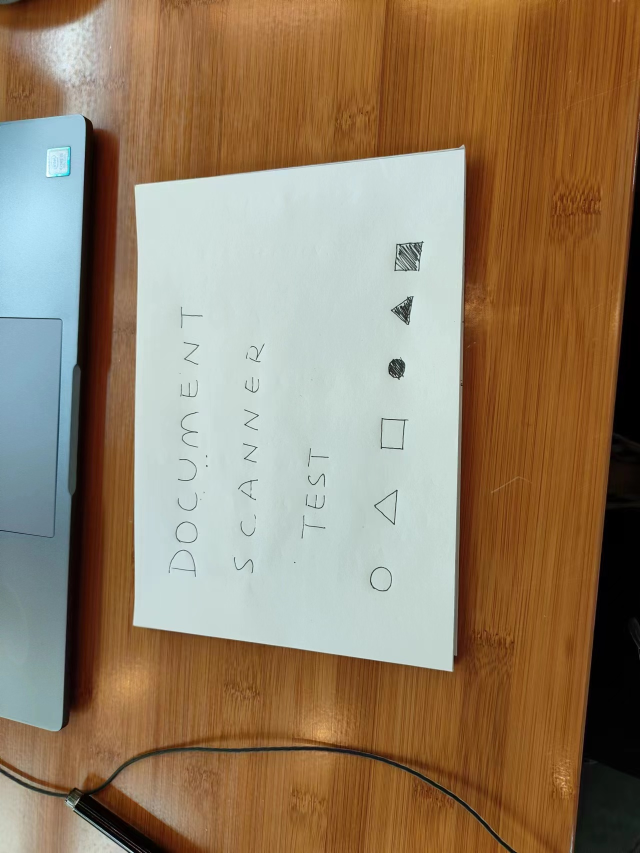
//> input picture Resources/3.jpg, 1280 x 1706 px (shown at 1/2 size)
$ ./main   (built with g++ and OpenCV 4)
//> lines starting //> are read from the running program, lines starting //| are printed output that depends on the picture; after the words box and inside, x2 and y2 are one past the last pixel; in counts of white or black regions, pixels touching at a corner belong together
#include <iostream>
#include <opencv2/imgcodecs.hpp>
#include <opencv2/imgproc.hpp>
#include <opencv2/highgui.hpp>


/* READ IMAGES */
cv::Mat img, imgResize, imgGray, imgBlur, imgCanny, imgThre, imgDil, imgWarp, imgCrop;
std::vector<cv::Point> initialPoints, docPoints;
float w = 3*200, h = 4*200;

cv::Mat static preProcessing(cv::Mat imgResize) {
	cv::Mat kernel = cv::getStructuringElement(cv::MORPH_RECT, cv::Size(3, 3));

	cv::cvtColor(imgResize, imgGray, cv::COLOR_BGR2GRAY);
	cv::GaussianBlur(imgGray, imgBlur, cv::Size(9, 9), 1, 0);
	cv::Canny(imgBlur, imgCanny, 50, 150);
	cv::dilate(imgCanny, imgDil, kernel);

	return imgDil;
}

static std::vector<cv::Point> getContours(cv::Mat imgDil) {
	std::vector<std::vector<cv::Point>> contours;
	std::vector<cv::Vec4i> hierarchy;

	findContours(imgDil, contours, hierarchy, cv::RETR_EXTERNAL, cv::CHAIN_APPROX_SIMPLE);
	std::vector<std::vector<cv::Point>> conPoly(contours.size());
	std::vector<cv::Rect> boundRect(contours.size());

	std::vector<cv::Point> biggestRect;
	int maxArea = 0;

	for (int i = 0; i < contours.size(); i++) {
		int area = cv::contourArea(contours[i]);
		//std::cout << area << std::endl;

		if (area > 5000) {
			float peri = cv::arcLength(contours[i], true);
			cv::approxPolyDP(contours[i], conPoly[i], 0.02 * peri, true);
			//cv::drawContours(imgResize, conPoly, i, cv::Scalar(255, 0, 255), 2);

		}

		if (area > maxArea && conPoly[i].size() == 4) {

			maxArea = area;
			biggestRect = { conPoly[i][0], conPoly[i][1], conPoly[i][2], conPoly[i][3] };
		}
	}
	return biggestRect;
}

static void drawPoints(std::vector<cv::Point> points, cv::Scalar color) {
	for (int i = 0; i < points.size(); i++) {
		cv::circle(imgResize, points[i], 10, color, cv::FILLED);
		cv::putText(imgResize, std::to_string(i), points[i], cv::FONT_HERSHEY_PLAIN, 5, color, 2);
	}
}

static std::vector<cv::Point> reorder(std::vector<cv::Point> initialPoints) {
	std::vector<cv::Point> newPoints;
	std::vector<int> sumCoords, subCoords;

	for (int i = 0; i < initialPoints.size(); i++) {
		sumCoords.push_back(initialPoints[i].x + initialPoints[i].y);
		subCoords.push_back(initialPoints[i].x - initialPoints[i].y);

	}
	newPoints.push_back(initialPoints[std::min_element(sumCoords.begin(), sumCoords.end()) - sumCoords.begin()]);  // 0
	newPoints.push_back(initialPoints[std::max_element(subCoords.begin(), subCoords.end()) - subCoords.begin()]);  // 1
	newPoints.push_back(initialPoints[std::min_element(subCoords.begin(), subCoords.end()) - subCoords.begin()]);  // 2
	newPoints.push_back(initialPoints[std::max_element(sumCoords.begin(), sumCoords.end()) - sumCoords.begin()]);  // 3
	return newPoints;
}

static cv::Mat getWarp(cv::Mat imgResize, std::vector<cv::Point> docPoints, float w, float h) {
	cv::Point2f src[4] = { docPoints[0], docPoints[1], docPoints[2], docPoints[3]};
	cv::Point2f dst[4] = { {0.0f, 0.0f}, {w, 0.0f}, {0.0f, h}, {w, h} };

	cv::Mat matrix = cv::getPerspectiveTransform(src, dst);
	cv::warpPerspective(imgResize, imgWarp, matrix, cv::Point(w, h));

	return imgWarp;
}

int main() {

	std::cout << "Hello, scanner!" << std::endl;

	std::string path = "Resources/3.jpg";
	img = cv::imread(path);
//> img is the input picture: 1706 rows x 1280 cols, CV_8UC3; mean B, G, R 101.5, 126.9, 147.2
	//cv::resize(img, imgResize, cv::Size(), 0.3, 0.3);

	// Preprocessing
	imgThre = preProcessing(img);
//> in preProcessing, `cv::cvtColor(imgResize, imgGray, cv::COLOR_BGR2GRAY);`:
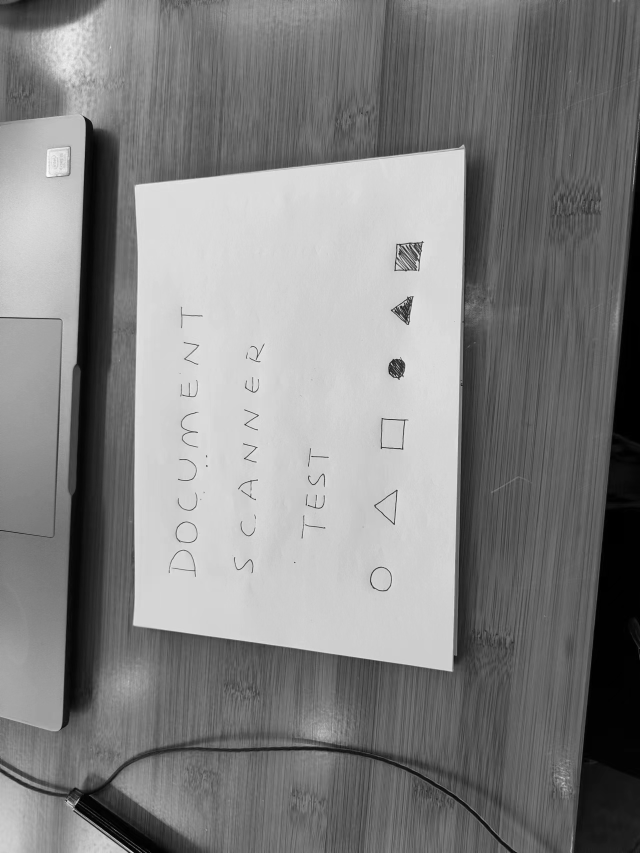
//> imgGray: 1706 rows x 1280 cols, CV_8UC1 (shown at 1/2 size); min 0, max 252, mean 130.1
//> in preProcessing, `cv::Canny(imgBlur, imgCanny, 50, 150);`:
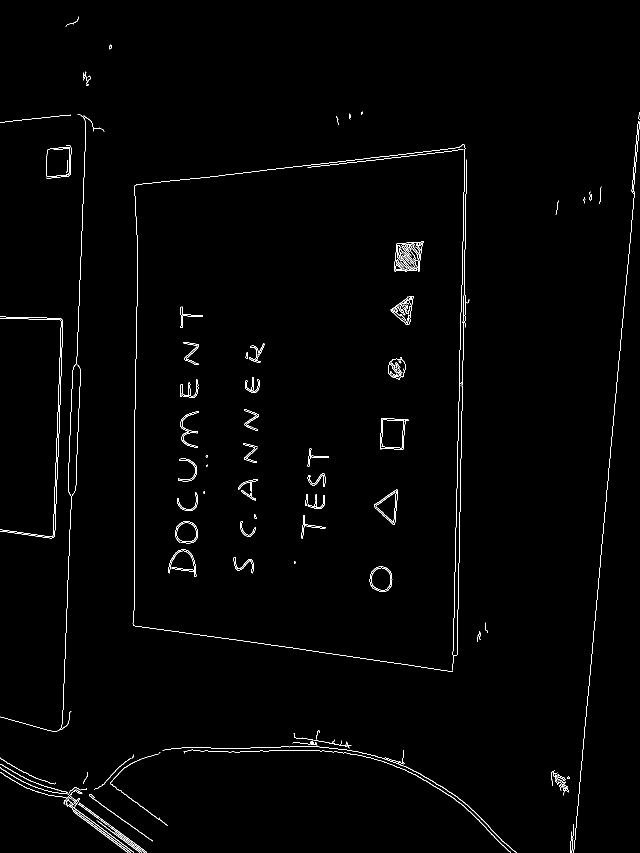
//> imgCanny: 1706 rows x 1280 cols, CV_8UC1 (shown at 1/2 size); 1.1% white in thin lines or dots
//> in preProcessing, `cv::dilate(imgCanny, imgDil, kernel);`:
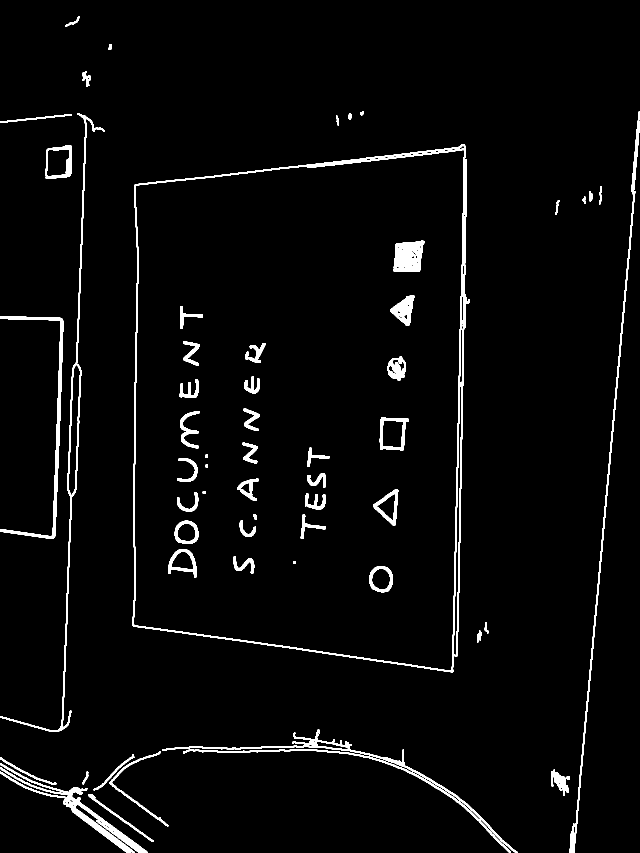
//> imgDil: 1706 rows x 1280 cols, CV_8UC1 (shown at 1/2 size); 3.2% white; 59 white regions
	// Get contours  Find the biggest rectangle in the image
	initialPoints = getContours(imgThre);
//> in getContours, `findContours(imgDil, contours, hierarchy, cv::RETR_EXTERNAL, cv::CHAIN..`: contours = 28 contours; largest, box (x1, y1, x2, y2) and area: (264, 288, 940, 1345) 633421, (0, 227, 210, 1464) 7248, (0, 1527, 295, 1706) 5214, (324, 1459, 1035, 1706) 4924, (1139, 241, 1280, 1706) 3926
//> in getContours, `std::vector<std::vector<cv::Point>> conPoly(contours.size());`: conPoly = 28 empty contours
//> the loop in getContours, `for (int i = 0; i < contours.size(); i++)` made 28 passes
//> (area, peri, maxArea) on pass 18: (633421, 3785.1, 633421)
//> (area, peri) on passes 5, 22: (5213, 1825.7), (7248, 3024.7)
//> after the loop in getContours, `for (int i = 0; i < contours.size(); i++)`: maxArea = 633421
//> initialPoints = 4 Points (x, y): [929, 288], [268, 370], [266, 1252], [906, 1343]
	docPoints = reorder(initialPoints);
//> the loop in reorder, `for (int i = 0; i < initialPoints.size(); i++)` made 4 passes
//> in reorder, `newPoints.push_back(initialPoints[std::min_element(sumCoords.begin(), ..`: newPoints = 1 Point (x, y): [268, 370]
//> in reorder, `newPoints.push_back(initialPoints[std::max_element(subCoords.begin(), ..`: newPoints = 2 Points (x, y): [268, 370], [929, 288]
//> in reorder, `newPoints.push_back(initialPoints[std::min_element(subCoords.begin(), ..`: newPoints = 3 Points (x, y): [268, 370], [929, 288], [266, 1252]
//> in reorder, `newPoints.push_back(initialPoints[std::max_element(sumCoords.begin(), ..`: newPoints = 4 Points (x, y): [268, 370], [929, 288], [266, 1252], [906, 1343]
//> docPoints has the same summary as newPoints in reorder
	//drawPoints(docPoints, cv::Scalar(0, 200, 0));

	// Warps
	imgWarp = getWarp(img, docPoints, w, h);
//> in getWarp, `cv::Point2f src[4] = { docPoints[0], docPoints[1], docPoints[2], docPo..`: src has the same summary as newPoints in reorder
//> in getWarp, `cv::Mat matrix = cv::getPerspectiveTransform(src, dst);`: matrix = [[1.17, 0.00265, -314.6], [0.118, 0.949, -382.8], [0.00032, -3.11e-05, 1]]
//> in getWarp, `cv::warpPerspective(imgResize, imgWarp, matrix, cv::Point(w, h));`:
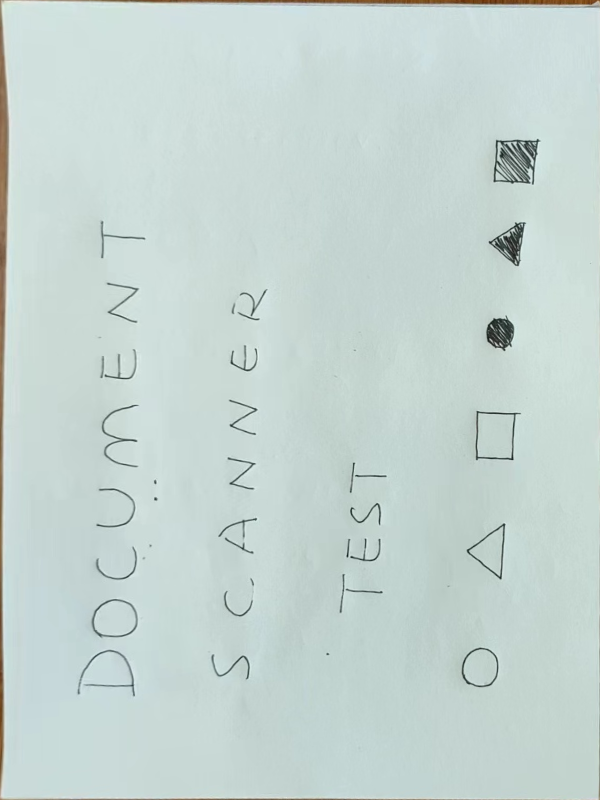
//> imgWarp: 800 rows x 600 cols, CV_8UC3; mean B, G, R 209.5, 213.2, 197.5

	// Crop
	cv::Rect roi(10, 10, w - 10 * 2, h - 10 * 2);
//> roi = Rect(10, 10, 580, 780)
	imgCrop = imgWarp(roi);
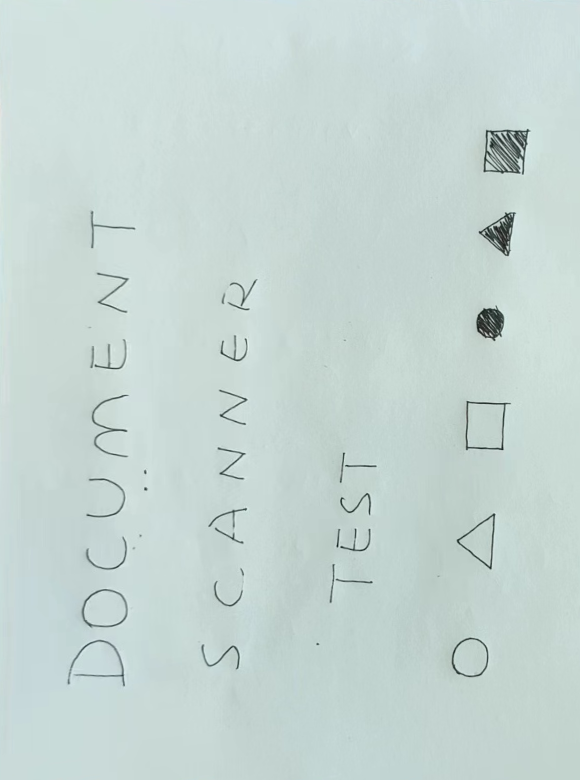
//> imgCrop: 780 rows x 580 cols, CV_8UC3; mean B, G, R 211, 214.4, 198.1

	//cv::imshow("Original image", imgResize);
	//cv::imshow("Threshold image", imgThre);
	//cv::imshow("Warp image", imgWarp);
	cv::imshow("Warp image", imgCrop);
	cv::waitKey(0);

	return 0;
}
